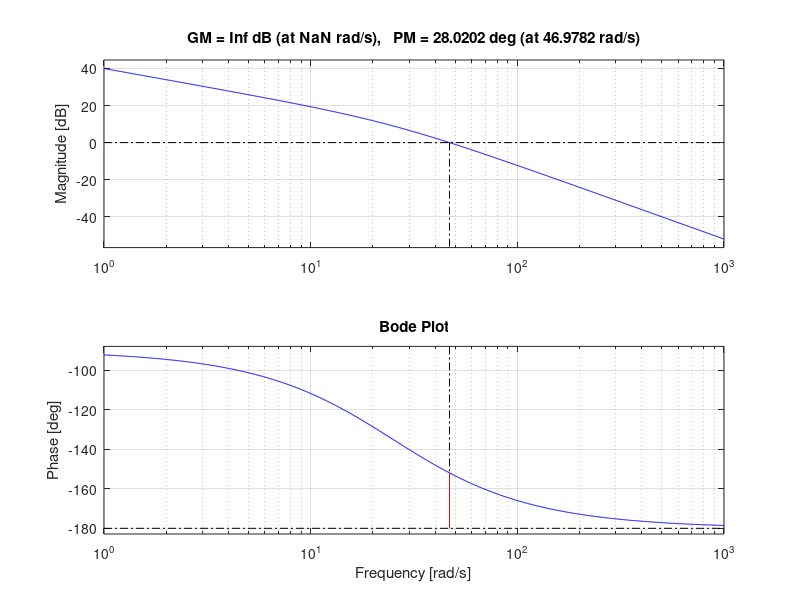
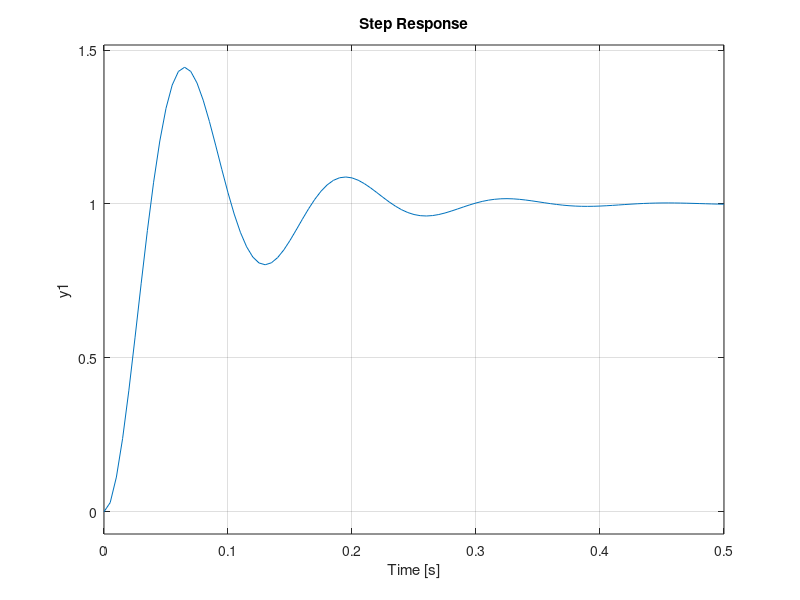

Source code (MATLAB) for these figures, in order: (Note: this script raises an error after producing the figures.)
s = tf('s');
G = 100/(s*(0.04*s + 1));

figure;
margin(G)
grid on;
title('Bode Plot')

G_sys = feedback(G,1);

figure;
step(G_sys)
grid on;
title('Step Response')

stepinfo(G_sys)

tr = 0.3;

wbw_required = 2.2/tr

wc = 25;

FRESP = evalfr(G,1j*wc);

Mc = abs(FRESP);

K = 1/Mc;

KG = K*G;

[GM,PM,Wcg,Wcp] = margin(KG)

sys_cl = feedback(KG,1);

figure;
step(sys_cl)
grid on;
title('Compensated Step Response')

stepinfo(sys_cl)

figure;
rlocus(KG)
grid on;
title('Root Locus')
